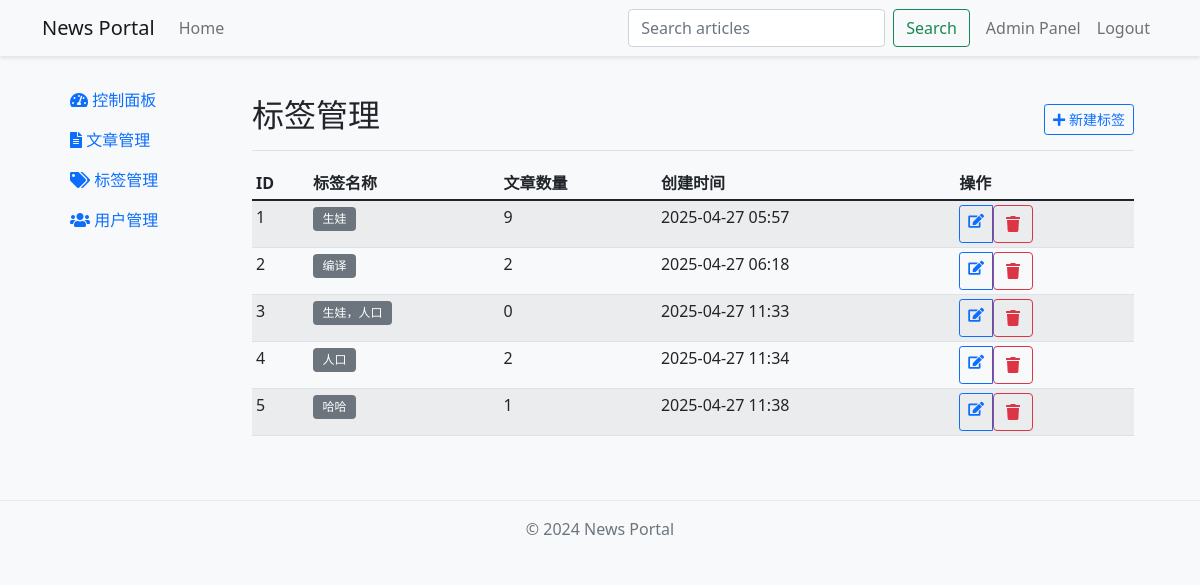
/admin/tags (signed in), run on an earlier commit of the app's database.
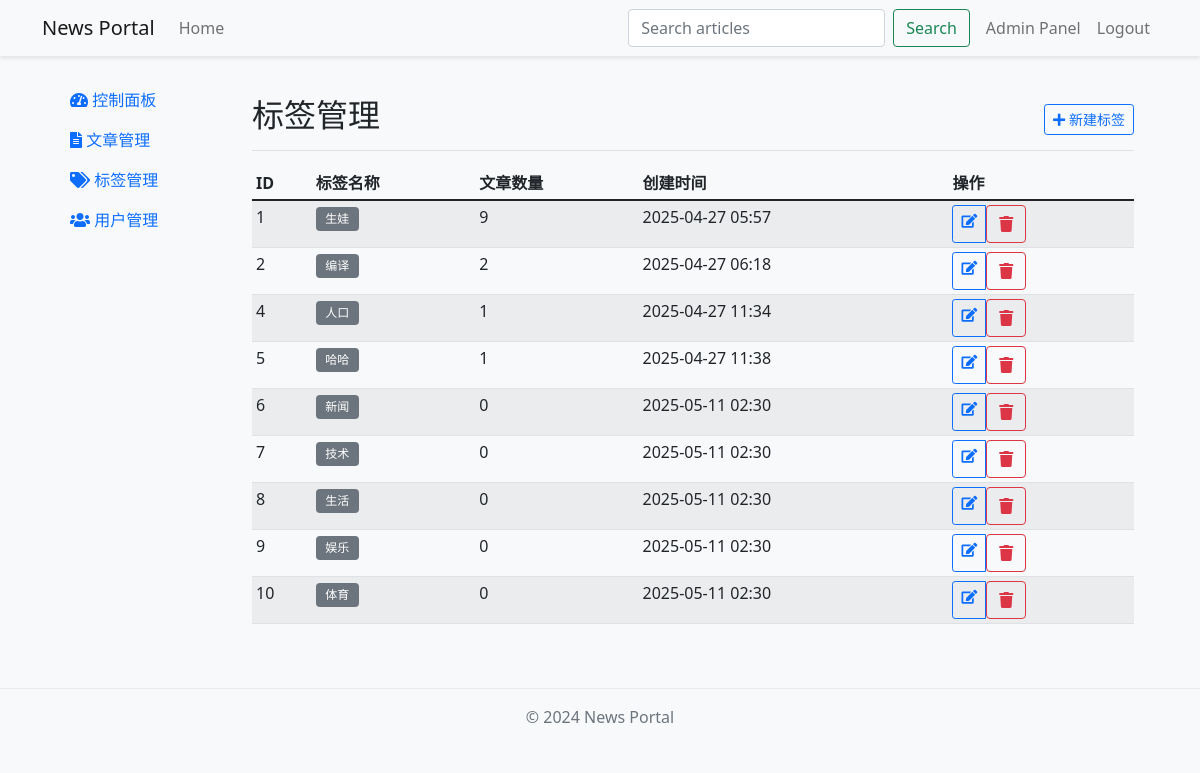
And on a later commit of the database.
### app/models.py (models this page shows, shortened)
class Tag(db.Model):
    id = db.Column(db.Integer, primary_key=True)
    name = db.Column(db.String(50), unique=True, nullable=False)
    created_at = db.Column(db.DateTime, default=datetime.utcnow)

### app/admin/routes.py (the view)
@bp.route("/tags")
@login_required
@admin_required
def tags():
    tags = Tag.query.all()
    return render_template("admin/tags.html", tags=tags)

### app/admin/routes.py (called while the page is built)
def admin_required(f):
    @wraps(f)
    def decorated_function(*args, **kwargs):
        if not current_user.is_admin:
            flash("需要管理员权限")
            return redirect(url_for("main.index"))
        return f(*args, **kwargs)
    return decorated_function

### app/models.py (called while the page is built)
@login.user_loader
def load_user(id):
    return User.query.get(int(id))

### app/templates/admin/tags.html
{% extends "admin/base.html" %} {% block admin_title %}标签管理{% endblock %} {%
block admin_actions %}
<div class="btn-group">
  <a
    href="{{ url_for('admin.new_tag') }}"
    class="btn btn-sm btn-outline-primary"
  >
    <i class="fas fa-plus"></i> 新建标签
  </a>
</div>
{% endblock %} {% block admin_content %}
<div class="table-responsive">
  <table class="table table-striped table-sm">
    <thead>
      <tr>
        <th>ID</th>
        <th>标签名称</th>
        <th>文章数量</th>
        <th>创建时间</th>
        <th>操作</th>
      </tr>
    </thead>
    <tbody>
      {% for tag in tags %}
      <tr>
        <td>{{ tag.id }}</td>
        <td>
          <a
            href="{{ url_for('main.tag', id=tag.id) }}"
            class="badge bg-secondary text-decoration-none"
            >{{ tag.name }}</a
          >
        </td>
        <td>{{ tag.articles|length }}</td>
        <td>{{ tag.created_at.strftime('%Y-%m-%d %H:%M') }}</td>
        <td>
          <div class="btn-group btn-group-sm">
            <a
              href="{{ url_for('admin.edit_tag', id=tag.id) }}"
              class="btn btn-outline-primary"
            >
              <i class="fas fa-edit"></i>
            </a>
            <form
              action="{{ url_for('admin.delete_tag', id=tag.id) }}"
              method="post"
              class="d-inline"
            >
              <button
                type="submit"
                class="btn btn-outline-danger"
                onclick="return confirm('确定要删除这个标签吗？')"
              >
                <i class="fas fa-trash"></i>
              </button>
            </form>
          </div>
        </td>
      </tr>
      {% endfor %}
    </tbody>
  </table>
</div>
{% endblock %}

### app/templates/admin/base.html (shortened to what this page needs)
{% extends "base.html" %} {% block content %}
<div class="container-fluid">
  <div class="row">
    <nav class="col-md-2 d-none d-md-block bg-light sidebar">
      <div class="sidebar-sticky">
        <ul class="nav flex-column">
          <li class="nav-item">
            <a
              class="nav-link {% if request.endpoint == 'admin.index' %}active{% endif %}"
              href="{{ url_for('admin.index') }}"
            >
              <i class="fas fa-tachometer-alt"></i> 控制面板
            </a>
          </li>
          <li class="nav-item">
            <a
              class="nav-link {% if request.endpoint == 'admin.articles' %}active{% endif %}"
              href="{{ url_for('admin.articles') }}"
            >
              <i class="fas fa-file-alt"></i> 文章管理
            </a>
          </li>
          <li class="nav-item">
            <a
              class="nav-link {% if request.endpoint == 'admin.tags' %}active{% endif %}"
              href="{{ url_for('admin.tags') }}"
            >
              <i class="fas fa-tags"></i> 标签管理
            </a>
          </li>
          <li class="nav-item">
            <a
              class="nav-link {% if request.endpoint == 'admin.users' %}active{% endif %}"
              href="{{ url_for('admin.users') }}"
            >
              <i class="fas fa-users"></i> 用户管理
            </a>
          </li>
        </ul>
      </div>
    </nav>
    <main role="main" class="col-md-9 ml-sm-auto col-lg-10 px-4">
      <div
        class="d-flex justify-content-between flex-wrap flex-md-nowrap align-items-center pt-3 pb-2 mb-3 border-bottom"
      >
        <h1 class="h2">{% block admin_title %}{% endblock %}</h1>
        <div class="btn-toolbar mb-2 mb-md-0">
          {% block admin_actions %}{% endblock %}
        </div>
      </div>
       {% block admin_content %}{%
      endblock %}
    </main>
  </div>
</div>
{% endblock %}

### app/templates/base.html (shortened to what this page needs)
<!DOCTYPE html>
<html lang="zh-CN">
  <head>
    <link
      href="https://cdn.jsdelivr.net/npm/bootstrap@5.1.3/dist/css/bootstrap.min.css"
      rel="stylesheet"
    />
    <link
      rel="stylesheet"
      href="https://cdnjs.cloudflare.com/ajax/libs/font-awesome/5.15.4/css/all.min.css"
    />
    <link
      rel="stylesheet"
      href="{{ url_for('static', filename='css/style.css') }}"
    />
  </head>
  <body>
    <nav class="navbar navbar-expand-lg navbar-light bg-light">
      <div class="container">
        <a class="navbar-brand" href="{{ url_for('main.index') }}"
          >News Portal</a
        >
        <div class="collapse navbar-collapse" id="navbarNav">
          <ul class="navbar-nav me-auto">
            <li class="nav-item">
              <a class="nav-link" href="{{ url_for('main.index') }}">Home</a>
            </li>
          </ul>
          <form
            class="d-flex me-2"
            action="{{ url_for('main.search') }}"
            method="get"
          >
            <input
              class="form-control me-2"
              type="search"
              name="q"
              placeholder="Search articles"
            />
            <button class="btn btn-outline-success" type="submit">
              Search
            </button>
          </form>
          <ul class="navbar-nav">
            {% if current_user.is_authenticated %}
            <li class="nav-item">
              <a class="nav-link" href="{{ url_for('admin.index') }}"
                >Admin Panel</a
              >
            </li>
            <li class="nav-item">
              <a class="nav-link" href="{{ url_for('auth.logout') }}">Logout</a>
            </li>
            {% endif %}
          </ul>
        </div>
      </div>
    </nav>
    <div class="container mt-4">
       {% block content %}{% endblock %}
    </div>
    <footer class="footer mt-5 py-3 bg-light">
      <div class="container text-center">
        <span class="text-muted">© 2024 News Portal</span>
      </div>
    </footer>
  </body>
</html>

### app/static/css/style.css (style rules this page uses)
body { background-color: #f8f9fa; }
.navbar { box-shadow: 0 2px 4px rgba(0, 0, 0, 0.1); }
.badge { font-weight: normal; padding: 0.5em 0.8em; }
.footer { margin-top: 2rem; padding: 1rem 0; background-color: #f8f9fa; border-top: 1px solid #e9ecef; }

What changed in the data, as far as the page shows it:
removed Tag: id "3", name "生娃，人口", articles|length "0", created_at "2025-04-27 11:33"
computed for Tag "人口": articles|length "2" → "1"
added Tag: id "6", name "新闻", articles|length "0", created_at "2025-05-11 02:30"
added Tag: id "7", name "技术", articles|length "0", created_at "2025-05-11 02:30"
added Tag: id "8", name "生活", articles|length "0", created_at "2025-05-11 02:30"
added Tag: id "9", name "娱乐", articles|length "0", created_at "2025-05-11 02:30"
added Tag: id "10", name "体育", articles|length "0", created_at "2025-05-11 02:30"
